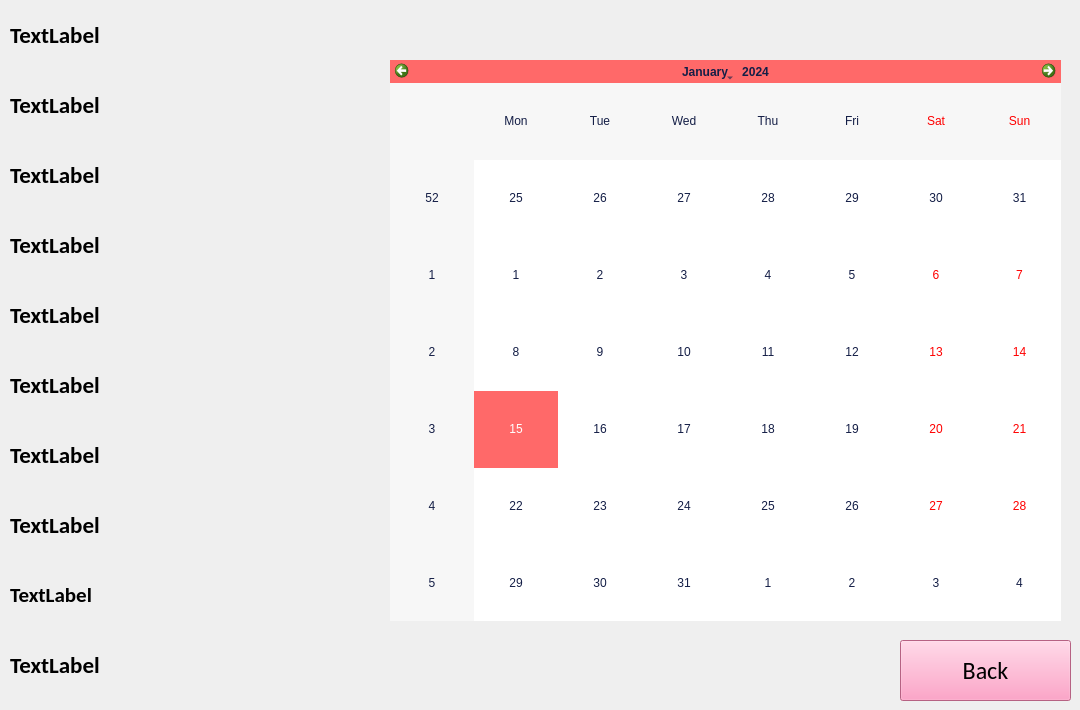
       <widget class="QWidget" name="Calendrier">
        <widget class="QCalendarWidget" name="calendrier_reserv">
         <property name="geometry">
          <rect>
           <x>390</x>
           <y>60</y>
           <width>671</width>
           <height>561</height>
          </rect>
         </property>
         <property name="styleSheet">
          <string notr="true">QCalendarWidget {
 color: rgb(255, 105, 105);
    background-color: rgb(255, 105, 105);
}
QCalendarWidget QMenu
{
	background-color: rgb(255, 105, 105);
color: rgb(255, 105, 105);
}
QCalendarWidget QToolButton {
/*text color*/
    color: rgb(20, 30, 70); 
/*background color*/
	background-color: rgb(255, 105, 105);
}

QCalendarWidget QToolButton:hover {
    background-color: rgb(255, 105, 105);
    color: rgb(255, 105, 105); 
}

QCalendarWidget QToolButton:selected {
    background-color: rgb(255, 105, 105);
    color: rgb(255, 105, 105); 
}
QCalendarWidget QAbstractItemView {
    selection-background-color: rgb(255, 105, 105); /* Set the color for the selection bar */
color: rgb(20, 30, 70);
}
QCalendarWidget QWidget#qt_calendar_navigationbar {
    background-color: rgb(255, 105, 105);
}

</string>
         </property>
        </widget>
        <widget class="QLabel" name="label_id">
         <property name="geometry">
          <rect>
           <x>10</x>
           <y>10</y>
           <width>300</width>
           <height>50</height>
          </rect>
         </property>
         <property name="font">
          <font>
           <family>Calibri</family>
           <pointsize>17</pointsize>
           <weight>75</weight>
           <bold>true</bold>
          </font>
         </property>
         <property name="text">
          <string>TextLabel</string>
         </property>
        </widget>
        <widget class="QLabel" name="label_nom">
         <property name="geometry">
          <rect>
           <x>10</x>
           <y>80</y>
           <width>300</width>
           <height>50</height>
          </rect>
         </property>
         <property name="font">
          <font>
           <family>Calibri</family>
           <pointsize>17</pointsize>
           <weight>75</weight>
           <bold>true</bold>
          </font>
         </property>
         <property name="text">
          <string>TextLabel</string>
         </property>
        </widget>
        <widget class="QLabel" name="label_prenom">
         <property name="geometry">
          <rect>
           <x>10</x>
           <y>150</y>
           <width>300</width>
           <height>50</height>
          </rect>
         </property>
         <property name="font">
          <font>
           <family>Calibri</family>
           <pointsize>17</pointsize>
           <weight>75</weight>
           <bold>true</bold>
          </font>
         </property>
         <property name="text">
          <string>TextLabel</string>
         </property>
        </widget>
        <widget class="QLabel" name="label_tel">
         <property name="geometry">
          <rect>
           <x>10</x>
           <y>220</y>
           <width>300</width>
           <height>50</height>
          </rect>
         </property>
         <property name="font">
          <font>
           <family>Calibri</family>
           <pointsize>17</pointsize>
           <weight>75</weight>
           <bold>true</bold>
          </font>
         </property>
         <property name="text">
          <string>TextLabel</string>
         </property>
        </widget>
        <widget class="QLabel" name="label_adress">
         <property name="geometry">
          <rect>
           <x>10</x>
           <y>290</y>
           <width>300</width>
           <height>50</height>
          </rect>
         </property>
         <property name="font">
          <font>
           <family>Calibri</family>
           <pointsize>17</pointsize>
           <weight>75</weight>
           <bold>true</bold>
          </font>
         </property>
         <property name="text">
          <string>TextLabel</string>
         </property>
        </widget>
        <widget class="QLabel" name="label_gender">
         <property name="geometry">
          <rect>
           <x>10</x>
           <y>360</y>
           <width>300</width>
           <height>50</height>
          </rect>
         </property>
         <property name="font">
          <font>
           <family>Calibri</family>
           <pointsize>17</pointsize>
           <weight>75</weight>
           <bold>true</bold>
          </font>
         </property>
         <property name="text">
          <string>TextLabel</string>
         </property>
        </widget>
        <widget class="QLabel" name="label_nationalite">
         <property name="geometry">
          <rect>
           <x>10</x>
           <y>430</y>
           <width>300</width>
           <height>50</height>
          </rect>
         </property>
         <property name="font">
          <font>
           <family>Calibri</family>
           <pointsize>17</pointsize>
           <weight>75</weight>
           <bold>true</bold>
          </font>
         </property>
         <property name="text">
          <string>TextLabel</string>
         </property>
        </widget>
        <widget class="QLabel" name="label_email">
         <property name="geometry">
          <rect>
           <x>10</x>
           <y>500</y>
           <width>371</width>
           <height>50</height>
          </rect>
         </property>
         <property name="font">
          <font>
           <family>Calibri</family>
           <pointsize>17</pointsize>
           <weight>75</weight>
           <bold>true</bold>
          </font>
         </property>
         <property name="text">
          <string>TextLabel</string>
         </property>
        </widget>
        <widget class="QLabel" name="label_datereserv">
         <property name="geometry">
          <rect>
           <x>10</x>
           <y>570</y>
           <width>371</width>
           <height>50</height>
          </rect>
         </property>
         <property name="font">
          <font>
           <family>Calibri</family>
           <pointsize>16</pointsize>
           <weight>75</weight>
           <bold>true</bold>
          </font>
         </property>
         <property name="text">
          <string>TextLabel</string>
         </property>
        </widget>
        <widget class="QLabel" name="label_ptsfid">
         <property name="geometry">
          <rect>
           <x>10</x>
           <y>640</y>
           <width>300</width>
           <height>50</height>
          </rect>
         </property>
         <property name="font">
          <font>
           <family>Calibri</family>
           <pointsize>17</pointsize>
           <weight>75</weight>
           <bold>true</bold>
          </font>
         </property>
         <property name="text">
          <string>TextLabel</string>
         </property>
        </widget>
        <widget class="QPushButton" name="Back">
         <property name="geometry">
          <rect>
           <x>900</x>
           <y>640</y>
           <width>171</width>
           <height>61</height>
          </rect>
         </property>
         <property name="font">
          <font>
           <family>Calibri</family>
           <pointsize>18</pointsize>
          </font>
         </property>
         <property name="styleSheet">
          <string notr="true">background-color: rgb(255, 137, 184);</string>
         </property>
         <property name="text">
          <string>Back</string>
         </property>
         <property name="icon">
          <iconset>
           <normaloff>im/picture_as_pdf_24dp_5F6368_FILL0_wght400_GRAD0_opsz24.png</normaloff>im/picture_as_pdf_24dp_5F6368_FILL0_wght400_GRAD0_opsz24.png</iconset>
         </property>
        </widget>
       </widget>
